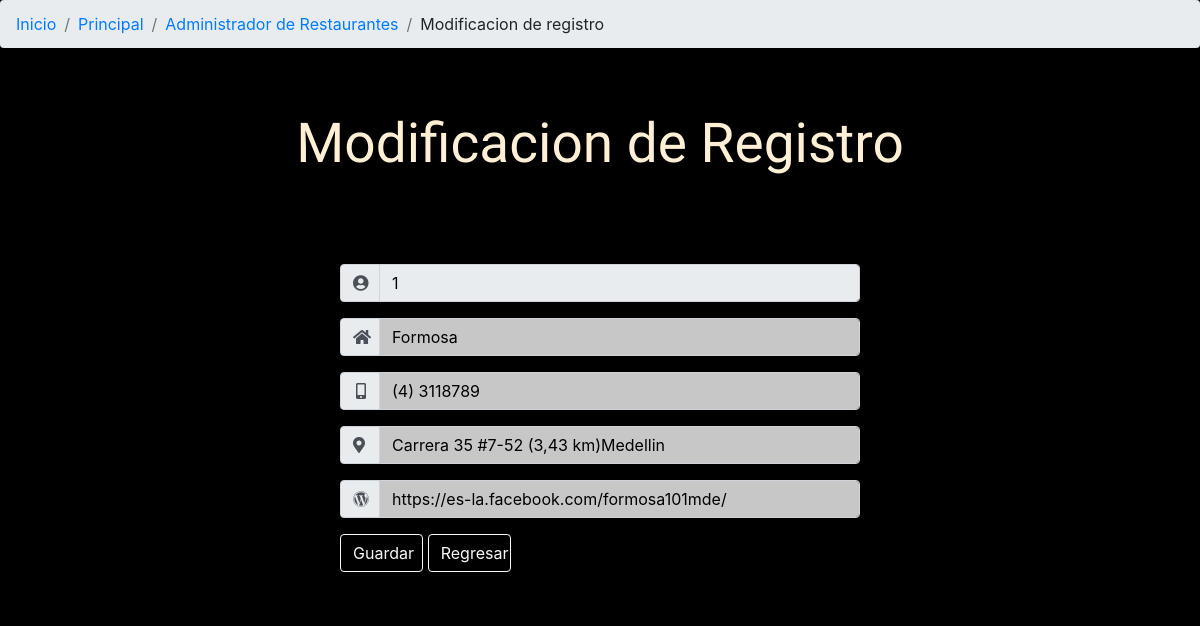
The app's page /restaurantes.formulario.php?id=1 (signed in) with its own data.
### tables this page shows
CREATE TABLE `restaurantes` (
  `id` int(100) NOT NULL COMMENT 'id restaurantes',
  `nombre` varchar(50) NOT NULL COMMENT 'nombre restaurantes',
  `telefono` varchar(50) NOT NULL COMMENT 'telefono restaurantes',
  `direccion` varchar(100) NOT NULL COMMENT 'direccion restaurantes',
  `web` varchar(100) DEFAULT NULL COMMENT 'web restaurantes'
);

### clases/conexion.php (called while the page is built, shortened)
<?php
class Conexion {
	function __construct()
	{
		$this->servidor="localhost";
		$this->usuario="root";
		$this->clave="";
		$this->basededatos="proyectosis";
		$this->conexion=new mysqli($this->servidor,$this->usuario,$this->clave,$this->basededatos);
	}
}
?>

### clases/restaurantes.php (called while the page is built, shortened)
<?php
include("conexion.php");
class restaurantes extends Conexion {
	function __construct(){
		$this->tabla="restaurantes";
	}
	function detalle(){
		$id=$_REQUEST['id'];
		$sql="select  * from ".$this->tabla." where id=".$id;
		$registros=array();
		if ($this->conexion->query($sql)) {
			$resultado=$this->conexion->query($sql);
			$registros=$resultado->fetch_array();
		} else {
			echo "Se presento un problema con el query: ";
		}
		return $registros;
	}
}
 ?>

### restaurantes.formulario.php (the view, shortened to what this page needs)
<?php
include("clases/restaurantes.php");
$clase=new Restaurantes;
if (isset($_REQUEST['id'])) {
	$detalle=$clase->detalle();
}
?>
<html>
<head>
	<?php include("incluidos/css.php");?>
	</head>
<body>
<nav aria-label="breadcrumb">
  <ol class="breadcrumb">
	 <li class="breadcrumb-item"><a href="index.php">Inicio</a></li>
	 <li class="breadcrumb-item"><a href="principal.php">Principal</a></li>
	 <li class="breadcrumb-item"><a href="adminres.php">Administrador de Restaurantes</a></li>
    <li class="breadcrumb-item" aria-current="page">Modificacion de registro</li>
  </ol>
</nav>
<br>
<header class="bienvenida">
	<h1>Modificacion de Registro</h1>
</header>
<div class="container">
	<div class="row">
	<div class="col-lg-3"></div>
	<div class="col-lg-6">
		<div class="tabla1">
			<form action="" method="post" name="frm" id="frm">
			<div class="input-group mb-3">
			  <div class="input-group-prepend">
			    <span class="input-group-text" id="basic-addon1"><i class="fas fa-user-circle"></i></span>
			  </div>
			  <input type="text" class="form-control" placeholder="" aria-label="text" autocomplete="off" aria-describedby="basic-addon1" name="id" id="id" readonly value="<?php if (isset($detalle)) echo $detalle["id"]?>">
			</div>
			<div class="input-group mb-3">
			  <div class="input-group-prepend">
			    <span class="input-group-text" id="basic-addon1"><i class="fas fa-home"></i></span>
			  </div>
			  <input type="text" class="form-control" placeholder="Nombre" aria-label="text" autocomplete="off" aria-describedby="basic-addon1" name="nombre" id="nombre" required maxlength="60" value="<?php if (isset($detalle)) echo $detalle["nombre"]?>">
			</div>
			<div class="input-group mb-3">
			  <div class="input-group-prepend">
			    <span class="input-group-text" id="basic-addon1"><i class="fas fa-mobile-alt"></i></span>
			  </div>
			  <input type="phone" class="form-control" placeholder="Telefono" aria-label="number" autocomplete="off" aria-describedby="basic-addon1" name="telefono" id="telefono" required maxlength="60" value="<?php if (isset($detalle)) echo $detalle["telefono"]?>">
			</div>
			<div class="input-group mb-3">
			  <div class="input-group-prepend">
			    <span class="input-group-text" id="basic-addon1"><i class="fas fa-map-marker-alt"></i></span>
			  </div>
			  <input type="adreess" class="form-control" placeholder="Direccion" aria-label="text" autocomplete="off" aria-describedby="basic-addon1" name="direccion" id="direccion" required maxlength="200" value="<?php if (isset($detalle)) echo $detalle["direccion"]?>">
			</div>
			<div class="input-group mb-3">
			  <div class="input-group-prepend">
			    <span class="input-group-text" id="basic-addon1"><i class="fab fa-wordpress"></i></span>
			  </div>
			  <input type="web" class="form-control" placeholder="Pagina Web" aria-label="text" autocomplete="off" aria-describedby="basic-addon1" name="web" id="web" required maxlength="200" value="<?php if (isset($detalle)) echo $detalle["web"]?>">
			</div>
			<div class="botones">
				<button class="btn btn-outline-light btn-guardar" type="submit" name="boton" id="boton">Guardar</button>
				<a href="adminres.php" class="btn btn-outline-light text-left btn-regresar" type="boton" name="boton" id="boton">Regresar</a>
			</div>
		</form>
	</div>
	</div>
	<div class="col-lg-3"></div>
	</div>
	</div>
</body>
</html>

### css/style.css (style rules this page uses)
body { background-color: black; background-image: url("https://cdnmundo2.img.sputniknews.com/images/107178/93/1071789321.jpg"); background-size: 149%; background-repeat: no-repeat; margin: auto; }
.bienvenida h1 { font-size: 55px; font-family: 'Song Myung', serif; }
header.bienvenida { margin: 1% 0 5% 0; color: papayawhip; font-size: 40px; background-color: rgba(0, 0, 0, 0.34); }
header { text-align: center; margin: 0% 0 2% 0; color: papayawhip; padding: 10px; font-size: 40px; background-color: rgba(0, 0, 0, 0.34); }
header h1 { font-size: 55px; font-family: 'Song Myung', serif; }
.btn { width: 16%; }
.tabla1 { background-color: rgba(0, 0, 0, 0.34); padding: 10px; }
input.form-control { background-color: #ffffffc7;; color: black; }
.input-group-text { width: 40px; }
.fa-mobile-alt:before { content: "\f3cd"; margin-left: 3px; }

### records on screen
restaurantes: id "1", nombre "Formosa", telefono "(4) 3118789", direccion "Carrera 35 #7-52 (3,43 km)Medellin", web "https://es-la.facebook.com/formosa101mde/"
